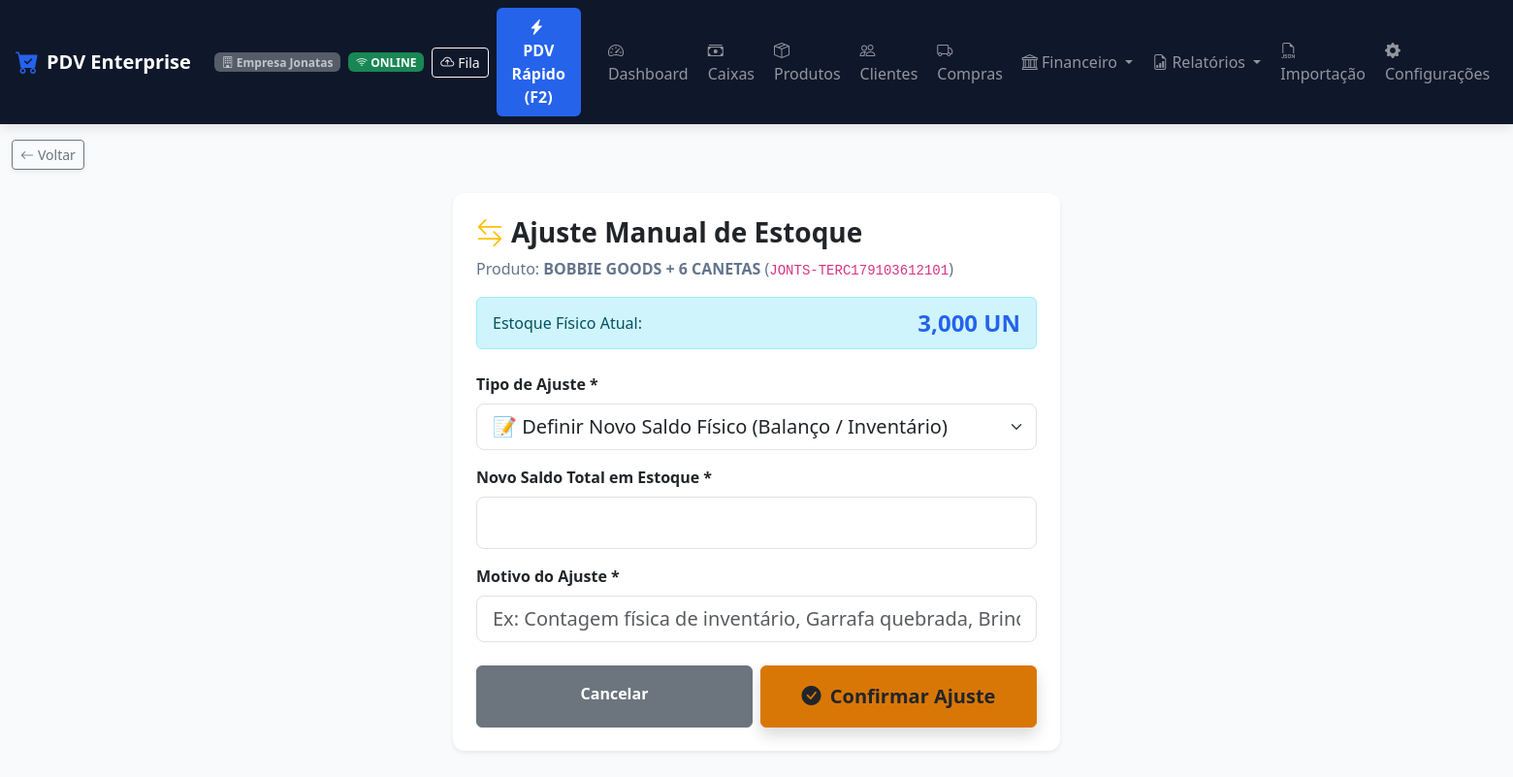
Page /produtos/ajuste/981/ (signed in) on the committed database.
### apps/usuarios/models.py (models this page shows, shortened)
class Usuario(AbstractUser):
    CARGO_CHOICES = [
        ('ADMIN', 'Administrador'),
        ('GERENTE', 'Gerente'),
        ('OPERADOR', 'Operador de Caixa'),
        ('ESTOQUISTA', 'Estoquista'),
        ('FINANCEIRO', 'Financeiro'),
    ]
    empresa = models.ForeignKey(
        'empresas.Empresa',
        on_delete=models.CASCADE,
        related_name='usuarios',
        verbose_name='Empresa',
        null=True,
        blank=True
    )
    cargo = models.CharField('Cargo', max_length=20, choices=CARGO_CHOICES, default='OPERADOR')
    pin_caixa = models.CharField('PIN de Caixa (4 a 6 dígitos)', max_length=10, blank=True)
    telefone = models.CharField('Telefone', max_length=20, blank=True)
    limite_desconto_pct = models.DecimalField(
        'Limite de Desconto (%)', max_digits=5, decimal_places=2, default=0.00,
        help_text='Percentual máximo de desconto que este usuário pode aplicar (0 = sem limite definido).'
    )
    class Meta:
        verbose_name = 'Usuário'
        verbose_name_plural = 'Usuários'
    @property
    def is_admin(self):
        return self.cargo == 'ADMIN' or self.is_superuser
    @property
    def is_administrador(self):
        return self.is_admin
    @property
    def pode_ajustar_estoque(self):
        return self.cargo in ('ADMIN', 'GERENTE', 'ESTOQUISTA') or self.is_superuser
    @property
    def pode_visualizar_auditoria(self):
        return self.cargo in ('ADMIN', 'GERENTE') or self.is_superuser

### apps/empresas/models.py (models this page shows, shortened)
class Empresa(models.Model):
    razao_social = models.CharField('Razão Social', max_length=200, blank=True, default='')
    nome_fantasia = models.CharField('Nome Fantasia', max_length=200, blank=True, default='')
    cnpj = models.CharField('CNPJ', max_length=20, unique=True)
    inscricao_estadual = models.CharField('Inscrição Estadual', max_length=50, blank=True)
    telefone = models.CharField('Telefone', max_length=20, blank=True)
    whatsapp = models.CharField('WhatsApp', max_length=20, blank=True)
    email = models.EmailField('E-mail', blank=True)
    endereco = models.CharField('Endereço Completo', max_length=255, blank=True)
    cidade = models.CharField('Cidade', max_length=100, blank=True)
    estado = models.CharField('Estado (UF)', max_length=2, blank=True)
    logo = models.ImageField('Logo da Empresa', upload_to='logos/', null=True, blank=True)
    cor_fundo_cabecalho = models.CharField('Cor Fundo Cabeçalho', max_length=20, default='#dc2626')
    cor_texto_cabecalho = models.CharField('Cor Texto Cabeçalho', max_length=20, default='#ffffff')
    cor_destaque = models.CharField('Cor de Destaque', max_length=20, default='#16a34a')
    cor_fundo_geral = models.CharField('Cor Fundo Geral', max_length=20, default='#f8fafc')
    cor_fundo_paineis = models.CharField('Cor Fundo Painéis', max_length=20, default='#ffffff')
    ativo = models.BooleanField('Ativo', default=True)
    created_at = models.DateTimeField('Criado em', auto_now_add=True)
    updated_at = models.DateTimeField('Atualizado em', auto_now=True)
    class Meta:
        verbose_name = 'Empresa'
        verbose_name_plural = 'Empresas'

### apps/produtos/models.py (models this page shows, shortened)
class Produto(TenantModelMixin):
    UNIDADE_CHOICES = [
        ('UN', 'Unidade (UN)'),
        ('KG', 'Quilograma (KG)'),
        ('G', 'Grama (G)'),
        ('L', 'Litro (L)'),
        ('ML', 'Mililitro (ML)'),
        ('LT', 'Lata (LT)'),
        ('CX', 'Caixa (CX)'),
        ('PCT', 'Pacote (PCT)'),
        ('FD', 'Fardo (FD)'),
        ('M2', 'Metro Quadrado (M²)'),
    ]
    categoria = models.ForeignKey(Categoria, on_delete=models.SET_NULL, null=True, blank=True, related_name='produtos')
    fornecedor_principal = models.ForeignKey('clientes.Fornecedor', on_delete=models.SET_NULL, null=True, blank=True, related_name='produtos')
    codigo_barras = models.CharField('Código de Barras (EAN)', max_length=50, db_index=True)
    sku = models.CharField('SKU / Código Interno', max_length=50, blank=True, db_index=True)
    nome = models.CharField('Nome do Produto', max_length=200)
    descricao = models.TextField('Descrição / Detalhes', blank=True)
    preco_custo = models.DecimalField('Preço de Custo (R$)', max_digits=12, decimal_places=3, default=0.00)
    margem_lucro = models.DecimalField('Margem de Lucro Bruto (%)', max_digits=6, decimal_places=2, default=30.00, help_text="Cálculo base: Venda = Custo / (1 - (Margem/100))")
    preco_venda = models.DecimalField('Preço de Venda (R$)', max_digits=12, decimal_places=2, default=0.00)
    estoque_atual = models.DecimalField('Estoque Atual', max_digits=12, decimal_places=3, default=0.000)
    estoque_minimo = models.DecimalField('Estoque Mínimo', max_digits=12, decimal_places=3, default=5.000)
    estoque_maximo = models.DecimalField('Estoque Máximo', max_digits=12, decimal_places=3, default=1000.000, null=True, blank=True)
    unidade_medida = models.CharField('Unidade de Medida', max_length=10, choices=UNIDADE_CHOICES, default='UN')
    controle_estoque = models.BooleanField('Controla Estoque', default=True)
    imagem = models.ImageField('Imagem do Produto', upload_to='produtos/', null=True, blank=True)
    ativo = models.BooleanField('Ativo', default=True)
    is_produto_terceiro = models.BooleanField('Produto de Terceiro', default=False, db_index=True)
    percentual_repasse = models.DecimalField('Percentual de Repasse (%)', max_digits=5, decimal_places=2, default=Decimal('70.00'), null=True, blank=True)
    class Meta:
        verbose_name = 'Produto'
        verbose_name_plural = 'Produtos'
        unique_together = ['empresa', 'codigo_barras']

### apps/produtos/views.py (the view, shortened to what this page needs)
# urls.py: path('ajuste/<int:pk>/', estoque_ajuste, name='estoque_ajuste'),
@login_required
@permissao_required('pode_ajustar_estoque')
def estoque_ajuste(request, pk):
    empresa = request.tenant or request.user.empresa
    produto = get_object_or_404(Produto, pk=pk, empresa=empresa)
    next_url = request.GET.get('next') or request.POST.get('next') or ''
    if next_url and not (next_url.startswith('/produtos/') or next_url.startswith('/')):
        next_url = ''
    return render(request, 'produtos/ajuste.html', {
        'produto': produto,
        'next_url': next_url,
    })

### templates/produtos/ajuste.html (shortened to what this page needs)
{% extends 'base.html' %}
{% block content %}
<div class="row justify-content-center my-4">
    <div class="col-12 col-md-6 col-lg-5">
        <div class="card card-custom p-4 shadow-sm border-0">
            <h3 class="fw-bold text-dark mb-2"><i class="bi bi-arrow-left-right text-warning me-2"></i>Ajuste Manual de Estoque</h3>
            <p class="text-muted mb-3">Produto: <strong>{{ produto.nome }}</strong> (<code>{{ produto.codigo_barras }}</code>)</p>
            <div class="alert alert-info py-2 d-flex justify-content-between align-items-center mb-4">
                <span>Estoque Físico Atual:</span>
                <strong class="fs-4 text-primary">{{ produto.estoque_atual }} {{ produto.unidade_medida }}</strong>
            </div>
            <form method="post">
                <div class="mb-3">
                    <label for="tipo" class="form-label fw-bold">Tipo de Ajuste *</label>
                    <select name="tipo" id="tipo" class="form-select form-select-lg" required onchange="toggleAjusteMode()">
                        <option value="NOVO_SALDO">📝 Definir Novo Saldo Físico (Balanço / Inventário)</option>
                    </select>
                </div>
                <div class="mb-3" id="group-novo-saldo">
                    <label for="novo_saldo" class="form-label fw-bold">Novo Saldo Total em Estoque *</label>
                    <input type="number" step="0.001" min="0" name="novo_saldo" id="novo_saldo" class="form-control form-control-lg fw-bold fs-4 text-primary" value="{{ produto.estoque_atual }}">
                </div>
                <div class="mb-4">
                    <label for="motivo" class="form-label fw-bold">Motivo do Ajuste *</label>
                    <input type="text" name="motivo" id="motivo" class="form-control form-control-lg" placeholder="Ex: Contagem física de inventário, Garrafa quebrada, Brinde..." required>
                </div>
                <div class="d-flex gap-2">
                    <a href="{{ next_url|default:'/produtos/' }}" class="btn btn-secondary w-50 py-3 fw-bold">Cancelar</a>
                    <button type="submit" class="btn btn-warning text-dark w-50 py-3 fw-bold fs-5 shadow">
                        <i class="bi bi-check-circle-fill me-1"></i> Confirmar Ajuste
                    </button>
                </div>
            </form>
        </div>
    </div>
</div>
{% endblock %}

### templates/components/navbar.html (shortened to what this page needs)
{% if request.resolver_match.url_name == 'pdv_front' %}
<nav class="navbar navbar-expand navbar-dark navbar-custom sticky-top px-3">
    <div class="container-fluid p-0 d-flex justify-content-between align-items-center">
        <div class="d-flex align-items-center gap-2">
            <a class="navbar-brand fw-bold text-white d-flex align-items-center gap-2 mb-0" href="{% url 'dashboard' %}">
                <i class="bi bi-cart-check-fill text-primary fs-4"></i>
                <span>PDV Enterprise</span>
            </a>
            <span class="badge bg-secondary opacity-75 d-none d-md-inline-block">
                <i class="bi bi-building"></i> {{ request.user.empresa.nome_fantasia|default:"Multiempresa" }}
            </span>
            <span id="network-status-badge" class="badge bg-success ms-1">
                <i class="bi bi-wifi"></i> ONLINE
            </span>
            <button class="btn btn-sm btn-outline-light ms-1 d-flex align-items-center gap-1" type="button" onclick="abrirModalFilaOffline()" title="Ver Fila de Vendas Offline">
                <i class="bi bi-cloud-arrow-up"></i> <span class="d-none d-sm-inline">Fila</span>
                <span id="sync-status-badge" class="badge bg-warning text-dark" style="display:none;">0</span>
            </button>
        </div>
        <div class="d-flex align-items-center gap-2">
            <a href="{% url 'dashboard' %}" class="btn btn-outline-light btn-sm fw-bold d-flex align-items-center gap-1" title="Ir para o Dashboard / Tela Inicial">
                <i class="bi bi-house-door-fill text-warning"></i> <span>Início</span>
            </a>
            <a href="{% url 'caixas_list' %}" class="btn btn-warning btn-sm fw-bold d-flex align-items-center gap-1 text-dark" title="Ir para o Módulo de Caixa">
                <i class="bi bi-cash-stack"></i> <span>Caixa</span>
            </a>
            <div class="dropdown ms-2">
                <a class="nav-link dropdown-toggle fw-semibold text-light py-1 px-2 border border-secondary rounded" href="#" data-bs-toggle="dropdown">
                    <i class="bi bi-person-circle me-1"></i> {{ user.get_full_name|default:user.username }}
                </a>
                <ul class="dropdown-menu dropdown-menu-end shadow">
                    <li><span class="dropdown-item-text text-muted small">Cargo: {{ user.get_cargo_display }}</span></li>
                    <li><hr class="dropdown-divider"></li>
                    <li><a class="dropdown-item text-danger" href="{% url 'logout' %}"><i class="bi bi-box-arrow-right me-2"></i>Sair</a></li>
                </ul>
            </div>
        </div>
    </div>
</nav>
{% else %}
<nav class="navbar navbar-expand-lg navbar-dark navbar-custom sticky-top px-3">
    <a class="navbar-brand fw-bold text-white d-flex align-items-center gap-2" href="{% url 'dashboard' %}">
        <i class="bi bi-cart-check-fill text-primary fs-4"></i>
        <span>PDV Enterprise</span>
    </a>
    <span class="badge bg-secondary ms-2 opacity-75 d-none d-md-inline-block">
        <i class="bi bi-building"></i> {{ request.user.empresa.nome_fantasia|default:"Multiempresa" }}
    </span>
    <span id="network-status-badge" class="badge bg-success ms-2">
        <i class="bi bi-wifi"></i> ONLINE
    </span>
    <button class="btn btn-sm btn-outline-light ms-2 d-flex align-items-center gap-1" type="button" onclick="abrirModalFilaOffline()" title="Ver Fila de Vendas Offline">
        <i class="bi bi-cloud-arrow-up"></i> <span class="d-none d-sm-inline">Fila</span>
    </button>
    <div class="collapse navbar-collapse" id="navbarNav">
        <ul class="navbar-nav ms-auto align-items-center gap-1">
            <li class="nav-item">
                <a class="nav-link btn btn-primary text-white fw-bold px-3 ms-2 me-3" href="{% url 'pdv_front' %}">
                    <i class="bi bi-lightning-charge-fill me-1"></i> PDV Rápido (F2)
                </a>
            </li>
            <li class="nav-item">
                <a class="nav-link" href="{% url 'dashboard' %}"><i class="bi bi-speedometer2"></i> Dashboard</a>
            </li>
            <li class="nav-item">
                <a class="nav-link" href="{% url 'caixas_list' %}"><i class="bi bi-cash-stack"></i> Caixas</a>
            </li>
            <li class="nav-item">
                <a class="nav-link" href="{% url 'produtos_list' %}"><i class="bi bi-box-seam"></i> Produtos</a>
            </li>
            <li class="nav-item">
                <a class="nav-link" href="{% url 'clientes_list' %}"><i class="bi bi-people"></i> Clientes</a>
            </li>
            <li class="nav-item">
                <a class="nav-link" href="{% url 'compras_list' %}"><i class="bi bi-truck"></i> Compras</a>
            </li>
            <li class="nav-item dropdown">
                <a class="nav-link dropdown-toggle" href="#" id="finDropdown" role="button" data-bs-toggle="dropdown">
                    <i class="bi bi-bank"></i> Financeiro
                </a>
            </li>
            <li class="nav-item dropdown">
                <a class="nav-link dropdown-toggle" href="#" id="relatDropdown" role="button" data-bs-toggle="dropdown">
                    <i class="bi bi-file-earmark-bar-graph"></i> Relatórios
                </a>
            </li>
            <li class="nav-item">
                <a class="nav-link" href="{% url 'importacao_hub' %}" title="Importação de Dados JSON">
                    <i class="bi bi-filetype-json"></i> <span class="d-lg-none d-xl-inline">Importação</span>
                </a>
            </li>
            <li class="nav-item">
                <a class="nav-link" href="{% url 'configuracoes' %}" title="Configurações do Sistema">
                    <i class="bi bi-gear-fill"></i> <span class="d-lg-none d-xl-inline">Configurações</span>
                </a>
            </li>
            <li class="nav-item dropdown ms-2">
                <a class="nav-link dropdown-toggle fw-semibold text-light" href="#" data-bs-toggle="dropdown">
                </a>
            </li>
        </ul>
    </div>
</nav>
{% endif %}

### rows in the picture
Usuario: user.empresa.nome_fantasia "Empresa Jonatas"
Produto: nome "BOBBIE GOODS + 6 CANETAS", codigo_barras "JONTS-TERC179103612101", estoque_atual "3,000", unidade_medida "UN"
